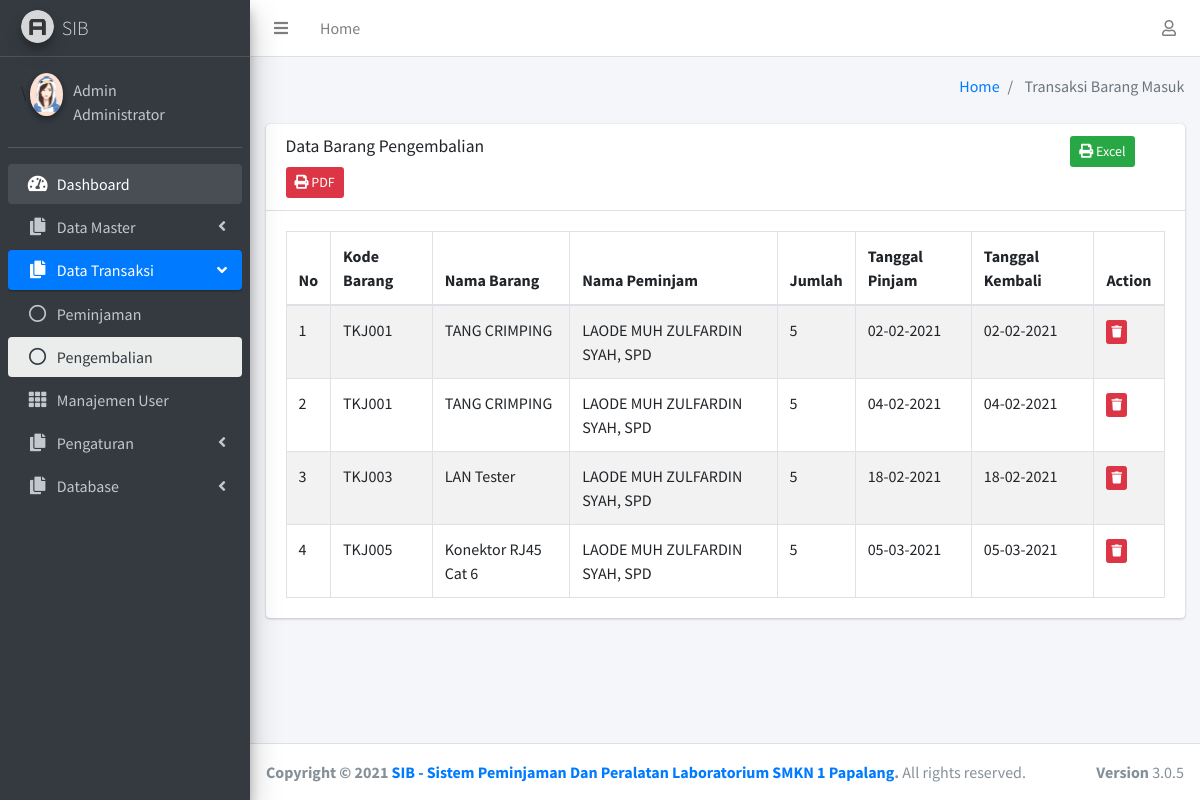
Before: /dashboard/barangmasuk.php (signed in) with the older database file.
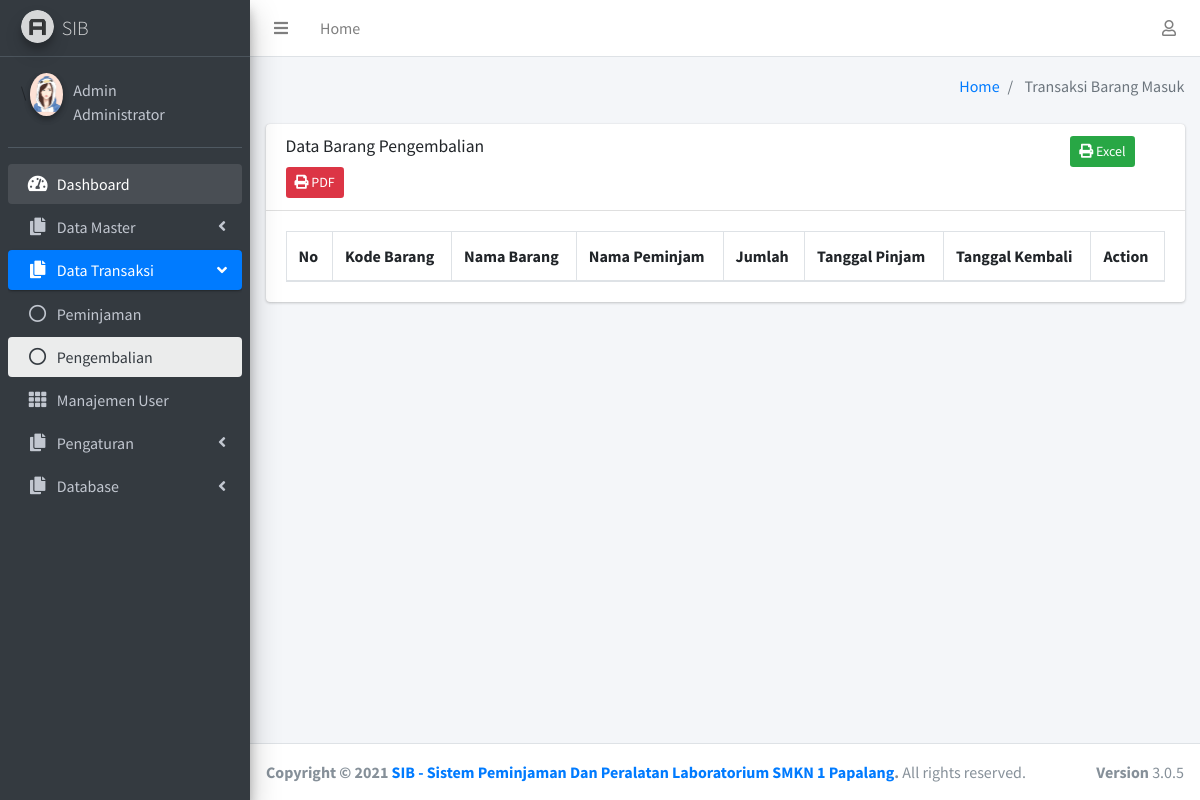
After: the same page with the newer database file.
### tables this page shows
CREATE TABLE `barangmasuk` (
  `idbarangmasuk` int(11) NOT NULL,
  `idbarangkeluar` int(11) NOT NULL,
  `id_barang` int(11) NOT NULL,
  `peminjam` varchar(100) NOT NULL,
  `jumlah` varchar(100) NOT NULL,
  `tanggal_kembali` varchar(100) NOT NULL
);

CREATE TABLE `barang` (
  `id_barang` int(11) NOT NULL,
  `kodebarang` varchar(100) NOT NULL,
  `namabarang` varchar(100) NOT NULL,
  `kondisibarang` varchar(300) NOT NULL,
  `merek` varchar(100) NOT NULL,
  `stok` varchar(100) NOT NULL,
  `stoksisa` varchar(200) NOT NULL,
  `tahun` varchar(100) NOT NULL,
  `gambar` varchar(200) NOT NULL,
  `jurusan` varchar(100) NOT NULL
);

CREATE TABLE `anggota` (
  `id_anggota` int(11) NOT NULL,
  `namalengkap` varchar(100) NOT NULL,
  `username` varchar(100) NOT NULL,
  `password` varchar(500) NOT NULL,
  `gender` varchar(100) NOT NULL,
  `telp` varchar(100) NOT NULL,
  `gambar` varchar(500) NOT NULL
);

CREATE TABLE `barangkeluar` (
  `idbarangkeluar` int(11) NOT NULL,
  `id_barang` varchar(100) NOT NULL,
  `jurusan` varchar(100) NOT NULL,
  `id_anggota` int(11) NOT NULL,
  `keterangan` varchar(300) NOT NULL,
  `tujuan` varchar(100) NOT NULL,
  `jumlah` varchar(100) NOT NULL,
  `tanggal` varchar(100) NOT NULL,
  `status` varchar(200) NOT NULL
);

### dashboard/barangmasuk.php (the view, shortened to what this page needs)
<?php
include "global_header.php";
$level = $_SESSION['level'];
if ($level === 'Administrator'){
$query = mysqli_query($koneksi, "SELECT barangmasuk.*,
barang.*,
barangkeluar.*,
anggota.*
FROM barangmasuk
INNER JOIN barang ON
barangmasuk.id_barang=barang.id_barang
INNER JOIN barangkeluar ON
barangkeluar.idbarangkeluar=barangmasuk.idbarangkeluar
INNER JOIN anggota ON
anggota.id_anggota=barangmasuk.peminjam
WHERE barangkeluar.status=1");
}
?>
<div class="content">
    <div class="container-fluid">
        <div class="row">
            <div class="col-lg-12">
                <div class="card card-default">
                    <div class="card-header">
                        <h3 class="card-title">Data Barang Pengembalian</h3>
                        <a style="text-align: right;" class="btn bg-green btn-sm offset-sm-8" href="print/export_excel.php" target="_blank"> <i class="fa fa-print"></i> Excel</a>
                        <a style="text-align: right;" class="btn bg-red btn-sm" href="print/export_pdf.php" target="_blank"> <i class="fa fa-print"></i> PDF</a>
                    </div>
                    <div class="card-body">
                        <table id="example1" class="table table-bordered table-striped">
                            <thead>
                                <tr>
                                    <th>No</th>
                                    <th>Kode Barang</th>
                                    <th>Nama Barang</th>
                                    <th>Nama Peminjam</th>
                                    <th>Jumlah</th>
                                    <th>Tanggal Pinjam</th>
                                    <th>Tanggal Kembali</th>
                                    <th>Action</th>
                                </tr>
                            </thead>
                            <tbody>
                                <?php
                        $nomor_urut = 1;
                        foreach ($query as $data) :
                                                ?>
                                <tr>
                                    <td><?= $nomor_urut; ?></td>
                                    <td><?= $data['kodebarang']; ?></td>
                                    <td><?= $data['namabarang']; ?></td>
                                    <td><?= $data['namalengkap']; ?></td>
                                    <td><?= $data['jumlah']; ?></td>
                                    <td><?= $data['tanggal']; ?></td>
                                    <td><?= $data['tanggal_kembali']; ?></td>
                                    <td>
                                        <a href="hapusbarangmasuk?id=<?= $data['idbarangmasuk']; ?>"
                                            class="btn btn-danger btn-xs" onclick="return confirm('Anda Yakin ingin menghapus?');" ><i class="fa fa-trash"></i></a>
                                    </td>
                                </tr>
                                <?php
                                                    $nomor_urut++;
                                                endforeach; ?>
                            </tbody>
                        </table>
                    </div>
                </div>
            </div>
        </div>
    </div>
</div>
</div>
<?php include "global_footer.php"; ?>

Changed rows visible on the page:
removed barangmasuk: id_barang.kodebarang "TKJ001", id_barang.namabarang "TANG CRIMPING", anggota.namalengkap "LAODE MUH ZULFARDIN SYAH, SPD", idbarangkeluar.jumlah "5", idbarangkeluar.tanggal "02-02-2021", tanggal_kembali "02-02-2021"
removed barangmasuk: id_barang.kodebarang "TKJ001", id_barang.namabarang "TANG CRIMPING", anggota.namalengkap "LAODE MUH ZULFARDIN SYAH, SPD", idbarangkeluar.jumlah "5", idbarangkeluar.tanggal "04-02-2021", tanggal_kembali "04-02-2021"
removed barangmasuk: id_barang.kodebarang "TKJ003", id_barang.namabarang "LAN Tester", anggota.namalengkap "LAODE MUH ZULFARDIN SYAH, SPD", idbarangkeluar.jumlah "5", idbarangkeluar.tanggal "18-02-2021", tanggal_kembali "18-02-2021"
removed barangmasuk: id_barang.kodebarang "TKJ005", id_barang.namabarang "Konektor RJ45 Cat 6", anggota.namalengkap "LAODE MUH ZULFARDIN SYAH, SPD", idbarangkeluar.jumlah "5", idbarangkeluar.tanggal "05-03-2021", tanggal_kembali "05-03-2021"
